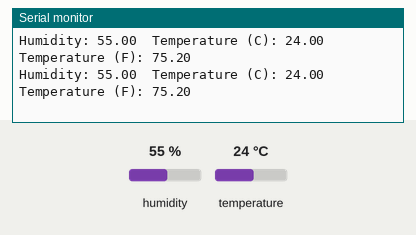
Recording of a sketch running on a simulated Arduino Uno, built with avr-gcc and run on an emulated ATmega328P. Shown: the last lines printed to the serial monitor. The test bench sets the inputs (shaded band); at power-on: temperature 24 °C, humidity 55 %.

Above: at 1.7 s.
1.8 s: temperature set to 41 °C
At 2.68 s:
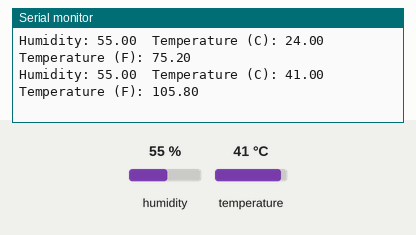
7.9 s: temperature set to 12 °C
At 8.74 s:
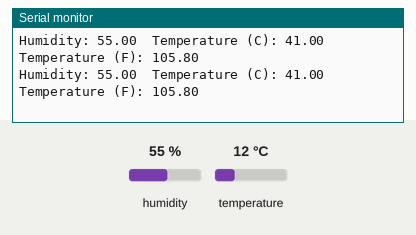
14.0 s: humidity set to 22 %
At 14.9 s:
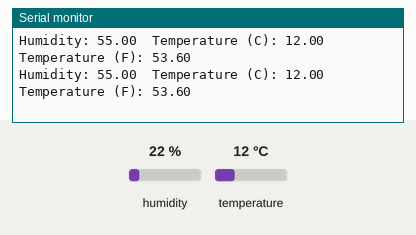
16.8 s: temperature set to 41 °C
At 16.96 s:
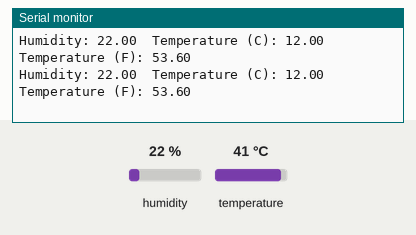
22.9 s: temperature set to 19 °C
At 23.13 s:
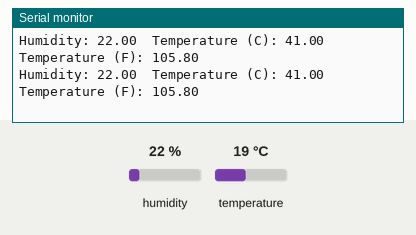
Timing chart, 0 to 25.9 s (numbered marks = the images above; inputs shaded):
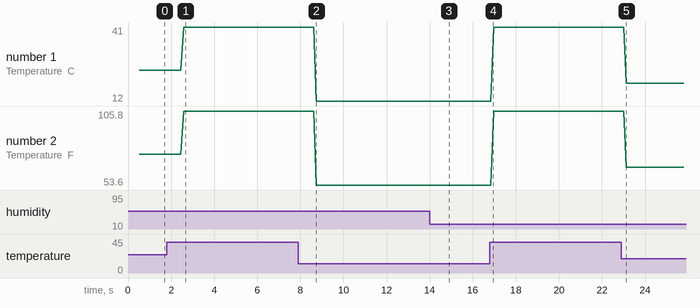

The sketch:

41_dht11.ino
```cpp
// include the libraries required to use the DHT11 sensor
#include <Adafruit_Sensor.h>
#include <DHT.h>

// declare the type of the sensor. (we can use a lots of sensors with these libraries)
// so we need to specify the type we are currently using
#define Type DHT11

/*
(left)
Vcc - 5/3.3 V
DataPin
Nc - (left unconencted)
Gnd
(right)
*/

// this is the data pin
int sensePin = 2;

// creating the DHT11 object
DHT HT(sensePin, Type); // we need to give it two things - data PIn and the type
float humidity;
float tempC;
float tempF;
int setTime = 500; // just to let the HT set-up in the void setup

void setup(){
  Serial.begin(9600);
  HT.begin(); // we need to start it
  delay(setTime);
}

void loop(){
  humidity = HT.readHumidity();
  tempC = HT.readTemperature();
  tempF = HT.readTemperature(true); // true to read in farhenite (default - false for celcius)
  Serial.print("Humidity: ");
  Serial.print(humidity);
  Serial.print("\tTemperature (C): ");
  Serial.print(tempC);
  Serial.print("\tTemperature (F): ");
  Serial.println(tempF);
  delay(100);
}
```

Measured:
- after the input at 1.8 s, the serial monitor: prints a new line after 0.78 s (image 1)
- plotted number 1: 24 → 41 after the input at 1.8 s, 41 → 12 after the input at 7.9 s, 12 → 41 after the input at 16.8 s, 41 → 19 after the input at 22.9 s
- plotted number 2: 75.2 → 105.8 after the input at 1.8 s, 105.8 → 53.6 after the input at 7.9 s, 53.6 → 105.8 after the input at 16.8 s, 105.8 → 66.2 after the input at 22.9 s
